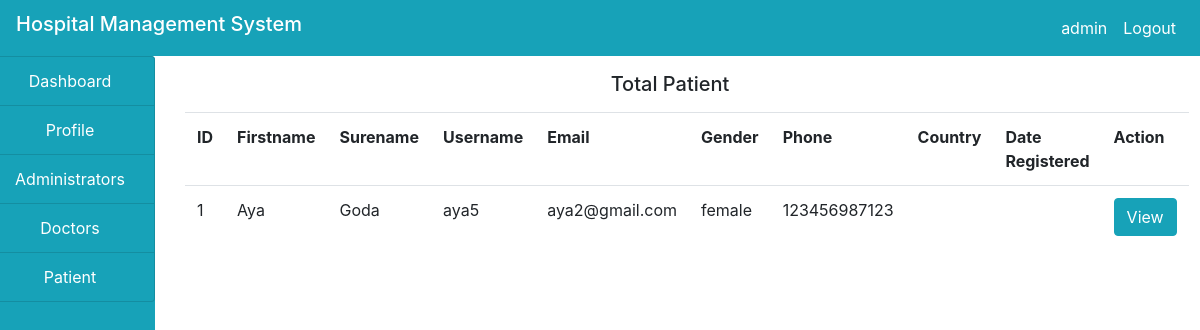
The app's page /admin/patient.php (signed in) with its own data.
### tables this page shows
CREATE TABLE `patient` (
  `id` int NOT NULL,
  `firstname` varchar(100) NOT NULL,
  `surname` varchar(100) NOT NULL,
  `username` varchar(100) NOT NULL,
  `email` varchar(100) NOT NULL,
  `phone` varchar(100) NOT NULL,
  `gender` varchar(100) NOT NULL,
  `countery` varchar(100) NOT NULL,
  `password` varchar(100) NOT NULL,
  `date_reg` varchar(100) NOT NULL,
  `profile` varchar(100) NOT NULL
);

### admin/patient.php (the view, shortened to what this page needs)
<!DOCTYPE html>
<html lang="en">
<head>
</head>
<body>
    <?php
    include("../includes/header.php");
    include("../includes/connection.php");
    ?>
    <div class="container-fulid">
        <div class="col-md-12">
            <div class="row">
                <div class="col-md-2" style="margin-left: -30px;">
                    <?php
                    include("sidenav.php")
                    ?>
                </div>
                <div class="col-md-10">
                    <h5 class="text-center my-3">Total Patient</h5>
                    <?php
                    $query = "SELECT * FROM patient ";
                    $res = mysqli_query($connect,$query);
                    $output="";
                                $output .="
                    <table class='table tabel-bordered'>
                    <tr>
                    <th>ID</th>
                    <th>Firstname</th>
                    <th>Surename</th>
                    <th>Username</th>
                    <th>Email</th>
                    <th>Gender</th>
                    <th>Phone</th>
                    <th>Country</th>
                    <th>Date Registered</th>
                    <th>Action</th>
                    </tr>
                ";
                    while($row = mysqli_fetch_array($res)){
                        $output .="
                        <tr>
                        <td>".$row['id']."</td>
                        <td>".$row['firstname']."</td>
                        <td>".$row['surname']."</td>
                        <td>".$row['username']."</td>
                        <td>".$row['email']."</td>
                        <td>".$row['gender']."</td>
                        <td>".$row['phone']."</td>
                        <td>".$row['country']."</td>
                        <td>".$row['data_reg']."</td>
                        <td>
                        <a href='viewPatient.php?id=".$row['id']."'>
                        <button class='btn btn-info'>View</button>
                        </a>
                        </td>
                        ";
                    }
                    $output .="
                    </tr>
                    </table>";
                    echo $output;
                            ?>
                </div>
            </div>
        </div>
    </div>
</body>
</html>

### records on screen
patient: id "1", firstname "Aya", surname "Goda", username "aya5", email "aya2@gmail.com", gender "female", phone "123456987123"

### other values on screen
$user "admin"
